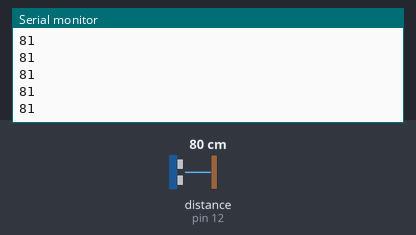
The sketch below on a simulated Arduino Uno, built with avr-gcc and run on an emulated ATmega328P. On the bench: the last lines printed to the serial monitor. The test bench sets the inputs (shaded band); at power-on: distance to the obstacle (sensor on pin 12) 80 cm. The echo pulse lasts 58.3 µs per cm.

Above: at 1.2 s.
1.3 s: distance to the obstacle (sensor on pin 12) set to 2 cm
At 1.34 s:
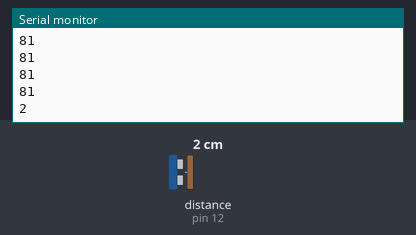
2.8 s: distance to the obstacle (sensor on pin 12) set to 4 cm
At 2.86 s:
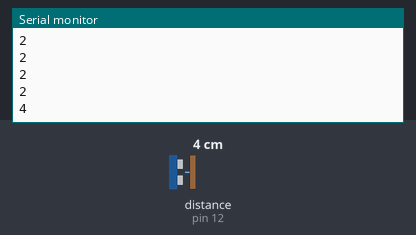
Timing chart, 0 to 5.8 s (numbered marks = the images above; inputs shaded):
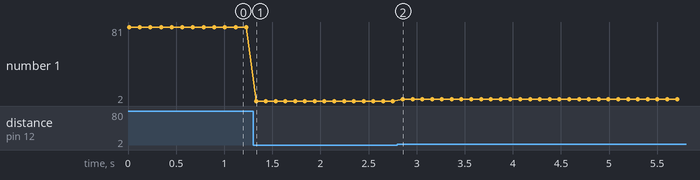

Measured:
- after the input at 1.3 s, the serial monitor: prints a new line at once (image 1)
- after the input at 2.8 s, the serial monitor: prints a new line after 0.06 s (image 2)
- plotted number 1: 81 → 2 after the input at 1.3 s, 2 → 4 after the input at 2.8 s

The sketch:

distance2.ino
```cpp
#include <NewPing.h>

#define trigPin  11
#define echoPin 12
#define maxDistance 400
int LED13 = 13;
NewPing sonar( trigPin, echoPin, maxDistance);

void setup() {
  Serial.begin( 9600 );
}

void loop() {
  if(sonar.ping_cm()<=30){
    digitalWrite(LED13,HIGH);
  }
  else{digitalWrite(LED13,LOW);
  }
  Serial.println( sonar.ping_cm() );
  delay( 100 );
}


/*//led呼吸灯
void setup(){
    pinMode(13,OUTPUT);
    Serial.begin(9600);


}

void loop(){
    //渐亮
    for (int i = 0; i < 255; i++)
    {
        analogWrite(13,i);
        delay(1);
    }
    //渐暗
    for (int i = 255; i >0; i--)
    {
        analogWrite(13,i);
        delay(1);
    }

}*/
```
